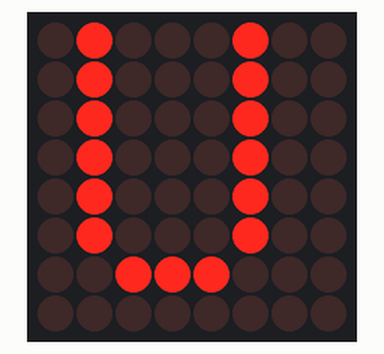
Simulated run of this sketch. Board: Arduino Uno, built with avr-gcc and run on an emulated ATmega328P. On the bench: 8×8 LED matrix.

Above: at 0.1 s.

The sketch:

main.ino.ino
```cpp
// Including the required Arduino libraries
#include <MD_Parola.h>
#include <MD_MAX72xx.h>
#include <SPI.h>

// Uncomment according to your hardware type
//#define HARDWARE_TYPE MD_MAX72XX::FC16_HW
#define HARDWARE_TYPE MD_MAX72XX::GENERIC_HW

// Defining size, and output pins
#define MAX_DEVICES 1
#define CS_PIN 10

// Create a new instance of the MD_Parola class with hardware SPI connection
MD_Parola myDisplay = MD_Parola(HARDWARE_TYPE, CS_PIN, MAX_DEVICES);

void setup() {
  // Intialize the object
  myDisplay.begin();
  myDisplay.setIntensity(15);
  myDisplay.displayClear();
}

void loop() {
  myDisplay.setTextAlignment(PA_CENTER);
  myDisplay.print("U");
  delay(500);
}
```
